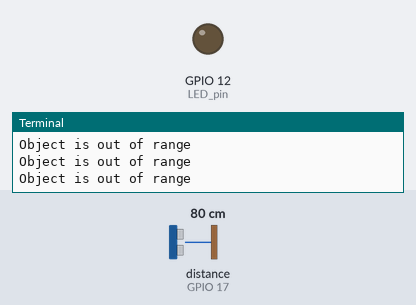
A program run on a simulated Raspberry Pi (BCM pin numbers). On the bench: output pins drawn as LEDs (lit = HIGH), the last lines printed to the terminal. The test bench sets the inputs (shaded band); at power-on: distance to the obstacle (sensor on GPIO 17) 80 cm. The echo pulse lasts 58.3 µs per cm; the clock reads 2024-03-15 10:24:30 at power-on unless the program sets it; pins used as bus, display or sensor lines are not drawn.

Above: at 1.2 s.
1.3 s: distance to the obstacle (sensor on GPIO 17) set to 11 cm
2.8 s: distance to the obstacle (sensor on GPIO 17) set to 8 cm
At 3.7 s:
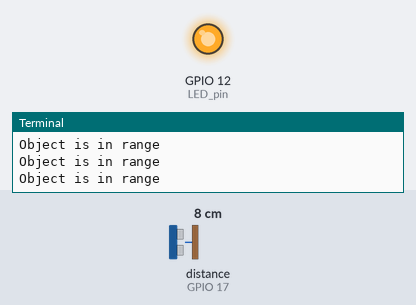
4.4 s: distance to the obstacle (sensor on GPIO 17) set to 18 cm
At 5.3 s:
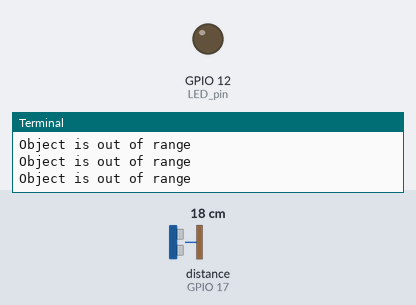
5.9 s: distance to the obstacle (sensor on GPIO 17) set to 2 cm
At 7.1 s:
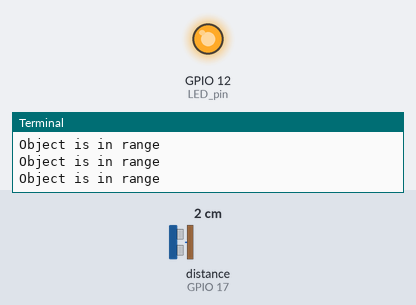
Timing chart, 0 to 8.4 s (numbered marks = the images above; inputs shaded):
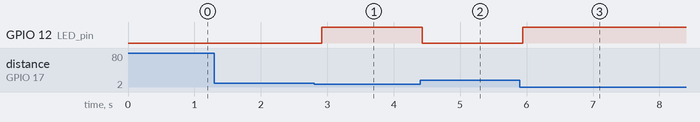

Measured:
- the behaviour switches between 10 and 9 cm on distance to the obstacle (sensor on GPIO 17) (found by bisection; images 0 and 1)
- after the input at 2.8 s, GPIO 12 (LED_pin): LOW → HIGH after 0.11 s
- after the input at 4.4 s, GPIO 12 (LED_pin): HIGH → LOW at once
- after the input at 5.9 s, GPIO 12 (LED_pin): LOW → HIGH at once

The program:

LED.py
```python
#Import necessary libraries

import time  # Use the time library to import sleep and time functions.
import RPi.GPIO as GPIO     # Import the RPi.GPIO library for GPIO control.

# Set the GPIO mode to use BCM pin numbering.
GPIO.setmode(GPIO.BCM)


# Define the GPIO pin numbers for the ultrasonic sensor-trig pin echo pin, and the LED.
LED_pin = 12
trig_pin=4
echo_pin=17


# Set up the GPIO pins as either input or output.
GPIO.setup(trig_pin, GPIO.OUT)
GPIO.setup(echo_pin, GPIO.IN)
GPIO.setup(LED_pin, GPIO.OUT)


# Function to calculate distance using the ultrasonic sensor.
def calc_distance():

    # Produce a short pulse on the trigger pin.
    GPIO.output(trig_pin, True)
    time.sleep(0.00001)
    GPIO.output(trig_pin, False)


# Measure the time the echo pin takes from low to high and back to low.
    while GPIO.input(echo_pin) == 0:
        pulse_start_time = time.time()
    while GPIO.input(echo_pin) == 1:
        pulse_end_time = time.time()


# Determine the pulse duration and convert it into centimeters.
    total_pulse_duration = pulse_end_time - pulse_start_time
    distance= total_pulse_duration * 34300 / 2      #Speed of sound in cm/s

    return distance


#Main code
try:
    while True:
        dist_cm = calc_distance()       #Call the calc_distance function to get the distance in cms.

        if dist_cm < 10:                 # Check if the distance is less than 10 cm (object is in range).

            GPIO.output(LED_pin, GPIO.HIGH)      #LED will be on.
            print("Object is in range")
        else:            # Else the distance is more than 10 cm (object is out of range).

            GPIO.output(LED_pin, GPIO.LOW)       #LED will be off.
            print("Object is out of range")

        time.sleep(0.15)   # Sleep for 0.15 seconds before taking the next distance.


# Handle a keyboard interrupt to clear the GPIO pins (Ctrl+C).
except KeyboardInterrupt:
    GPIO.cleanup()
```
